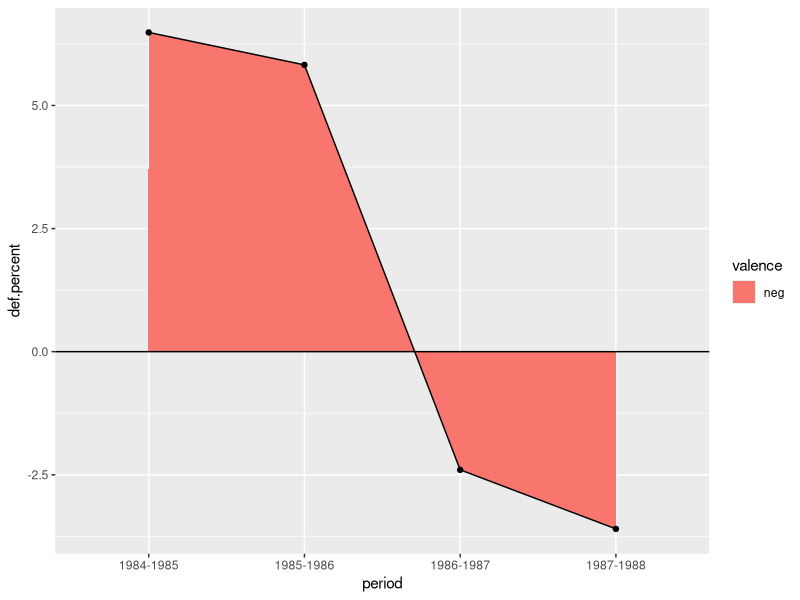

The R source for this figure:
# ID: SO#28730083
# Language: R
# Bug class: Value type
# Runtime consequence: Crash
# In study: Yes
# Inclusion rationale: geom_area fails with categorical x-axis. Wrong type for continuous operation.
# Reproduction status: Fixed (modern ggplot2 handles categorical x in geom_area)
# Type system catch: Continuous x-axis mapping requires `number` or `Temporal`; `factor` rejected

library(ggplot2)

data <- data.frame(
  def.percent = c(6.4827843, 5.8232425, -2.4003260, -3.5994399),
  period = factor(c("1984-1985", "1985-1986", "1986-1987", "1987-1988")),
  valence = c("neg", "neg", "pos", "pos")
)

ggplot(data, aes(x = period, y = def.percent, group = 1)) +
  geom_area(aes(fill = valence)) +
  geom_line() +
  geom_point() +
  geom_hline(yintercept = 0)
